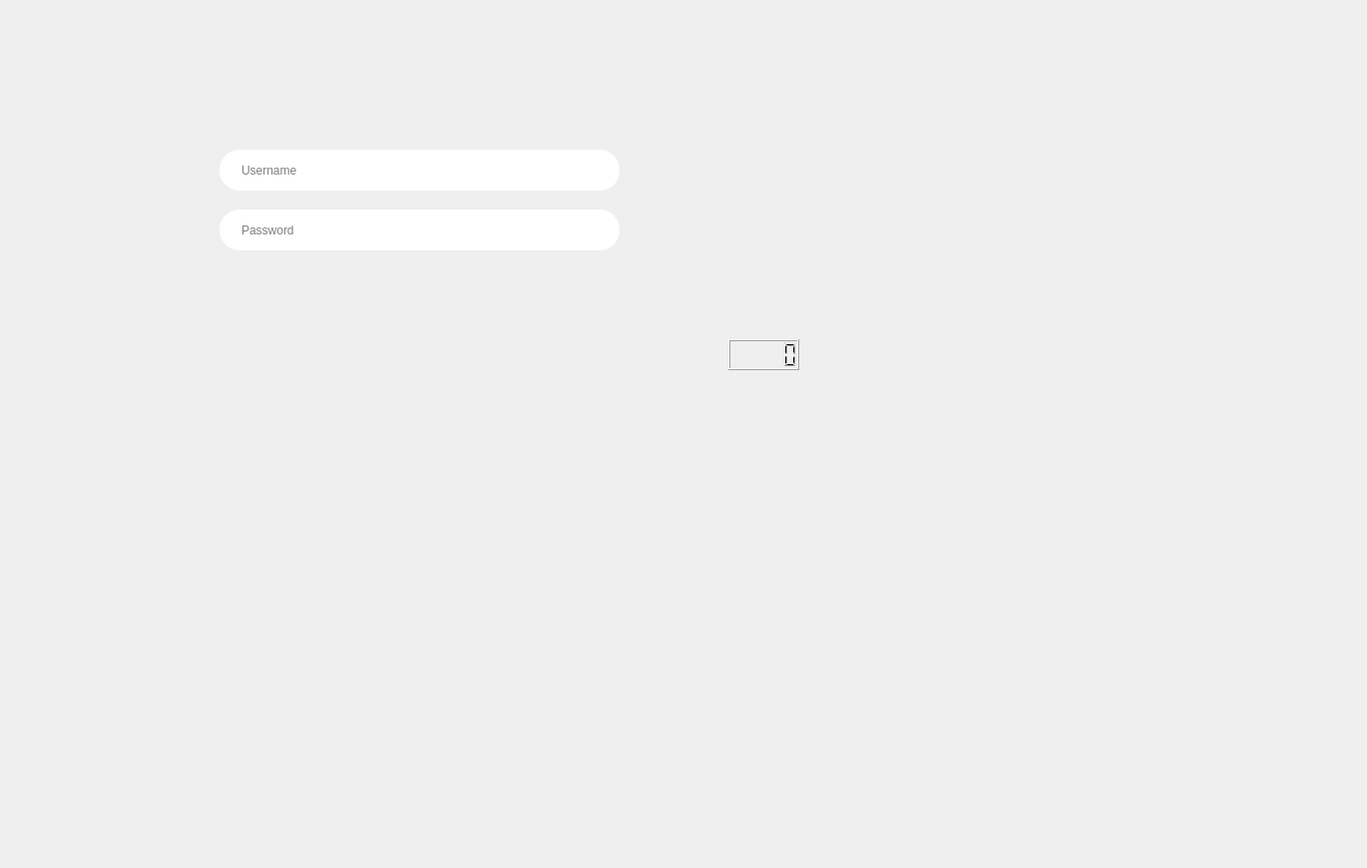
    <widget class="QWidget" name="page_4">
     <widget class="QLabel" name="label_46">
      <property name="geometry">
       <rect>
        <x>520</x>
        <y>140</y>
        <width>16</width>
        <height>21</height>
       </rect>
      </property>
      <property name="text">
       <string/>
      </property>
      <property name="pixmap">
       <pixmap>../../Nouveau dossier (7)/2x/user@2x.png</pixmap>
      </property>
     </widget>
     <widget class="QLineEdit" name="username">
      <property name="geometry">
       <rect>
        <x>220</x>
        <y>150</y>
        <width>401</width>
        <height>41</height>
       </rect>
      </property>
      <property name="palette">
       <palette>
        <active>
         <colorrole role="WindowText">
          <brush brushstyle="SolidPattern">
           <color alpha="255">
            <red>0</red>
            <green>0</green>
            <blue>0</blue>
           </color>
          </brush>
         </colorrole>
         <colorrole role="Button">
          <brush brushstyle="SolidPattern">
           <color alpha="255">
            <red>51</red>
            <green>51</green>
            <blue>51</blue>
           </color>
          </brush>
         </colorrole>
         <colorrole role="Text">
          <brush brushstyle="SolidPattern">
           <color alpha="255">
            <red>0</red>
            <green>0</green>
            <blue>0</blue>
           </color>
          </brush>
         </colorrole>
         <colorrole role="ButtonText">
          <brush brushstyle="SolidPattern">
           <color alpha="255">
            <red>0</red>
            <green>0</green>
            <blue>0</blue>
           </color>
          </brush>
         </colorrole>
         <colorrole role="Base">
          <brush brushstyle="SolidPattern">
           <color alpha="255">
            <red>51</red>
            <green>51</green>
            <blue>51</blue>
           </color>
          </brush>
         </colorrole>
         <colorrole role="Window">
          <brush brushstyle="SolidPattern">
           <color alpha="255">
            <red>51</red>
            <green>51</green>
            <blue>51</blue>
           </color>
          </brush>
         </colorrole>
         <colorrole role="PlaceholderText">
          <brush brushstyle="NoBrush">
           <color alpha="128">
            <red>0</red>
            <green>0</green>
            <blue>0</blue>
           </color>
          </brush>
         </colorrole>
        </active>
        <inactive>
         <colorrole role="WindowText">
          <brush brushstyle="SolidPattern">
           <color alpha="255">
            <red>0</red>
            <green>0</green>
            <blue>0</blue>
           </color>
          </brush>
         </colorrole>
         <colorrole role="Button">
          <brush brushstyle="SolidPattern">
           <color alpha="255">
            <red>51</red>
            <green>51</green>
            <blue>51</blue>
           </color>
          </brush>
         </colorrole>
         <colorrole role="Text">
          <brush brushstyle="SolidPattern">
           <color alpha="255">
            <red>0</red>
            <green>0</green>
            <blue>0</blue>
           </color>
          </brush>
         </colorrole>
         <colorrole role="ButtonText">
          <brush brushstyle="SolidPattern">
           <color alpha="255">
            <red>0</red>
            <green>0</green>
            <blue>0</blue>
           </color>
          </brush>
         </colorrole>
         <colorrole role="Base">
          <brush brushstyle="SolidPattern">
           <color alpha="255">
            <red>51</red>
            <green>51</green>
            <blue>51</blue>
           </color>
          </brush>
         </colorrole>
         <colorrole role="Window">
          <brush brushstyle="SolidPattern">
           <color alpha="255">
            <red>51</red>
            <green>51</green>
            <blue>51</blue>
           </color>
          </brush>
         </colorrole>
         <colorrole role="PlaceholderText">
          <brush brushstyle="NoBrush">
           <color alpha="128">
            <red>0</red>
            <green>0</green>
            <blue>0</blue>
           </color>
          </brush>
         </colorrole>
        </inactive>
        <disabled>
         <colorrole role="WindowText">
          <brush brushstyle="SolidPattern">
           <color alpha="255">
            <red>0</red>
            <green>0</green>
            <blue>0</blue>
           </color>
          </brush>
         </colorrole>
         <colorrole role="Button">
          <brush brushstyle="SolidPattern">
           <color alpha="255">
            <red>51</red>
            <green>51</green>
            <blue>51</blue>
           </color>
          </brush>
         </colorrole>
         <colorrole role="Text">
          <brush brushstyle="SolidPattern">
           <color alpha="255">
            <red>0</red>
            <green>0</green>
            <blue>0</blue>
           </color>
          </brush>
         </colorrole>
         <colorrole role="ButtonText">
          <brush brushstyle="SolidPattern">
           <color alpha="255">
            <red>0</red>
            <green>0</green>
            <blue>0</blue>
           </color>
          </brush>
         </colorrole>
         <colorrole role="Base">
          <brush brushstyle="SolidPattern">
           <color alpha="255">
            <red>51</red>
            <green>51</green>
            <blue>51</blue>
           </color>
          </brush>
         </colorrole>
         <colorrole role="Window">
          <brush brushstyle="SolidPattern">
           <color alpha="255">
            <red>51</red>
            <green>51</green>
            <blue>51</blue>
           </color>
          </brush>
         </colorrole>
         <colorrole role="PlaceholderText">
          <brush brushstyle="NoBrush">
           <color alpha="128">
            <red>0</red>
            <green>0</green>
            <blue>0</blue>
           </color>
          </brush>
         </colorrole>
        </disabled>
       </palette>
      </property>
      <property name="font">
       <font>
        <kerning>true</kerning>
       </font>
      </property>
      <property name="layoutDirection">
       <enum>Qt::LeftToRight</enum>
      </property>
      <property name="styleSheet">
       <string notr="true">padding-left: 20px;
color: rgb(0, 0, 0);
padding-right: 20px;
border-radius: 20px;

</string>
      </property>
      <property name="text">
       <string/>
      </property>
      <property name="frame">
       <bool>false</bool>
      </property>
      <property name="cursorPosition">
       <number>0</number>
      </property>
      <property name="placeholderText">
       <string>Username</string>
      </property>
     </widget>
     <widget class="QPushButton" name="musicStop">
      <property name="geometry">
       <rect>
        <x>60</x>
        <y>360</y>
        <width>41</width>
        <height>41</height>
       </rect>
      </property>
      <property name="styleSheet">
       <string notr="true">#musicStop {
background-color: transparent;
background: none;
border: none;
background-repeat: none;
	border-image: url(:/img_mus/stop0001.png);
}

#musicStop:hover {border-image: url(:/img_mus/stop0002.png);

}
#musicStop:pressed
{
	border-image: url(:/img_mus/stop0001.png);
}
</string>
      </property>
      <property name="text">
       <string/>
      </property>
     </widget>
     <widget class="QPushButton" name="loginbutton">
      <property name="geometry">
       <rect>
        <x>220</x>
        <y>270</y>
        <width>101</width>
        <height>31</height>
       </rect>
      </property>
      <property name="styleSheet">
       <string notr="true">border-image: url(:/img_mus/LOGIN.png);

background-color: transparent;
background: none;
border: none;
background-repeat: none;
</string>
      </property>
      <property name="text">
       <string/>
      </property>
     </widget>
     <widget class="QLabel" name="label_47">
      <property name="geometry">
       <rect>
        <x>520</x>
        <y>200</y>
        <width>16</width>
        <height>21</height>
       </rect>
      </property>
      <property name="text">
       <string/>
      </property>
      <property name="pixmap">
       <pixmap>../../Nouveau dossier (7)/2x/lock@2x.png</pixmap>
      </property>
     </widget>
     <widget class="QPushButton" name="musicBack">
      <property name="geometry">
       <rect>
        <x>10</x>
        <y>360</y>
        <width>41</width>
        <height>41</height>
       </rect>
      </property>
      <property name="styleSheet">
       <string notr="true">#musicBack {
background-color: transparent;
background: none;
	border-image: url(:/img_mus/backmusic0001.png);
border: none;
background-repeat: none;
}

#musicBack:hover {
	border-image: url(:/img_mus/backmusic0002.png);

}
#musicBack:pressed
{
	border-image: url(:/img_mus/backmusic0001.png);
}</string>
      </property>
      <property name="text">
       <string/>
      </property>
     </widget>
     <widget class="QPushButton" name="musicPlay">
      <property name="geometry">
       <rect>
        <x>60</x>
        <y>360</y>
        <width>41</width>
        <height>41</height>
       </rect>
      </property>
      <property name="styleSheet">
       <string notr="true">#musicPlay {
background-color: transparent;
	border-image: url(:/img_mus/play0001.png);
background: none;
border: none;
background-repeat: none;
}

#musicPlay:hover {
	border-image: url(:/img_mus/play0002.png);
}
#musicPlay:pressed
{
	border-image: url(:/img_mus/play0001.png);
}</string>
      </property>
      <property name="text">
       <string/>
      </property>
     </widget>
     <widget class="QLabel" name="label_43">
      <property name="geometry">
       <rect>
        <x>370</x>
        <y>40</y>
        <width>161</width>
        <height>111</height>
       </rect>
      </property>
      <property name="text">
       <string/>
      </property>
      <property name="pixmap">
       <pixmap>../../r-01.png</pixmap>
      </property>
     </widget>
     <widget class="QPushButton" name="signupbutton">
      <property name="geometry">
       <rect>
        <x>520</x>
        <y>270</y>
        <width>101</width>
        <height>31</height>
       </rect>
      </property>
      <property name="styleSheet">
       <string notr="true">background-color: transparent;
border-image: url(:/img_mus/SIGNUP.png);
background: none;
border: none;
background-repeat: none;
</string>
      </property>
      <property name="text">
       <string/>
      </property>
     </widget>
     <widget class="QPushButton" name="exitbutton">
      <property name="geometry">
       <rect>
        <x>720</x>
        <y>380</y>
        <width>81</width>
        <height>21</height>
       </rect>
      </property>
      <property name="styleSheet">
       <string notr="true">background-color: transparent;
background: none;
border-image: url(:/img_mus/EXIT.png);
border: none;
background-repeat: none;
</string>
      </property>
      <property name="text">
       <string/>
      </property>
     </widget>
     <widget class="QLCDNumber" name="clock">
      <property name="geometry">
       <rect>
        <x>730</x>
        <y>340</y>
        <width>71</width>
        <height>31</height>
       </rect>
      </property>
      <property name="font">
       <font>
        <family>Agency FB</family>
        <pointsize>18</pointsize>
        <weight>50</weight>
        <italic>false</italic>
        <bold>false</bold>
       </font>
      </property>
      <property name="styleSheet">
       <string notr="true"/>
      </property>
      <property name="smallDecimalPoint">
       <bool>false</bool>
      </property>
      <property name="digitCount">
       <number>5</number>
      </property>
     </widget>
     <widget class="QLineEdit" name="password">
      <property name="geometry">
       <rect>
        <x>220</x>
        <y>210</y>
        <width>401</width>
        <height>41</height>
       </rect>
      </property>
      <property name="palette">
       <palette>
        <active>
         <colorrole role="WindowText">
          <brush brushstyle="SolidPattern">
           <color alpha="255">
            <red>0</red>
            <green>0</green>
            <blue>0</blue>
           </color>
          </brush>
         </colorrole>
         <colorrole role="Button">
          <brush brushstyle="SolidPattern">
           <color alpha="255">
            <red>51</red>
            <green>51</green>
            <blue>51</blue>
           </color>
          </brush>
         </colorrole>
         <colorrole role="Text">
          <brush brushstyle="SolidPattern">
           <color alpha="255">
            <red>0</red>
            <green>0</green>
            <blue>0</blue>
           </color>
          </brush>
         </colorrole>
         <colorrole role="ButtonText">
          <brush brushstyle="SolidPattern">
           <color alpha="255">
            <red>0</red>
            <green>0</green>
            <blue>0</blue>
           </color>
          </brush>
         </colorrole>
         <colorrole role="Base">
          <brush brushstyle="SolidPattern">
           <color alpha="255">
            <red>51</red>
            <green>51</green>
            <blue>51</blue>
           </color>
          </brush>
         </colorrole>
         <colorrole role="Window">
          <brush brushstyle="SolidPattern">
           <color alpha="255">
            <red>51</red>
            <green>51</green>
            <blue>51</blue>
           </color>
          </brush>
         </colorrole>
         <colorrole role="PlaceholderText">
          <brush brushstyle="NoBrush">
           <color alpha="128">
            <red>0</red>
            <green>0</green>
            <blue>0</blue>
           </color>
          </brush>
         </colorrole>
        </active>
        <inactive>
         <colorrole role="WindowText">
          <brush brushstyle="SolidPattern">
           <color alpha="255">
            <red>0</red>
            <green>0</green>
            <blue>0</blue>
           </color>
          </brush>
         </colorrole>
         <colorrole role="Button">
          <brush brushstyle="SolidPattern">
           <color alpha="255">
            <red>51</red>
            <green>51</green>
            <blue>51</blue>
           </color>
          </brush>
         </colorrole>
         <colorrole role="Text">
          <brush brushstyle="SolidPattern">
           <color alpha="255">
            <red>0</red>
            <green>0</green>
            <blue>0</blue>
           </color>
          </brush>
         </colorrole>
         <colorrole role="ButtonText">
          <brush brushstyle="SolidPattern">
           <color alpha="255">
            <red>0</red>
            <green>0</green>
            <blue>0</blue>
           </color>
          </brush>
         </colorrole>
         <colorrole role="Base">
          <brush brushstyle="SolidPattern">
           <color alpha="255">
            <red>51</red>
            <green>51</green>
            <blue>51</blue>
           </color>
          </brush>
         </colorrole>
         <colorrole role="Window">
          <brush brushstyle="SolidPattern">
           <color alpha="255">
            <red>51</red>
            <green>51</green>
            <blue>51</blue>
           </color>
          </brush>
         </colorrole>
         <colorrole role="PlaceholderText">
          <brush brushstyle="NoBrush">
           <color alpha="128">
            <red>0</red>
            <green>0</green>
            <blue>0</blue>
           </color>
          </brush>
         </colorrole>
        </inactive>
        <disabled>
         <colorrole role="WindowText">
          <brush brushstyle="SolidPattern">
           <color alpha="255">
            <red>0</red>
            <green>0</green>
            <blue>0</blue>
           </color>
          </brush>
         </colorrole>
         <colorrole role="Button">
          <brush brushstyle="SolidPattern">
           <color alpha="255">
            <red>51</red>
            <green>51</green>
            <blue>51</blue>
           </color>
          </brush>
         </colorrole>
         <colorrole role="Text">
          <brush brushstyle="SolidPattern">
           <color alpha="255">
            <red>0</red>
            <green>0</green>
            <blue>0</blue>
           </color>
          </brush>
         </colorrole>
         <colorrole role="ButtonText">
          <brush brushstyle="SolidPattern">
           <color alpha="255">
            <red>0</red>
            <green>0</green>
            <blue>0</blue>
           </color>
          </brush>
         </colorrole>
         <colorrole role="Base">
          <brush brushstyle="SolidPattern">
           <color alpha="255">
            <red>51</red>
            <green>51</green>
            <blue>51</blue>
           </color>
          </brush>
         </colorrole>
         <colorrole role="Window">
          <brush brushstyle="SolidPattern">
           <color alpha="255">
            <red>51</red>
            <green>51</green>
            <blue>51</blue>
           </color>
          </brush>
         </colorrole>
         <colorrole role="PlaceholderText">
          <brush brushstyle="NoBrush">
           <color alpha="128">
            <red>0</red>
            <green>0</green>
            <blue>0</blue>
           </color>
          </brush>
         </colorrole>
        </disabled>
       </palette>
      </property>
      <property name="font">
       <font>
        <kerning>true</kerning>
       </font>
      </property>
      <property name="layoutDirection">
       <enum>Qt::LeftToRight</enum>
      </property>
      <property name="styleSheet">
       <string notr="true">padding-left: 20px;
color: rgb(0, 0, 0);
padding-right: 20px;
border-radius: 20px;
</string>
      </property>
      <property name="inputMethodHints">
       <set>Qt::ImhHiddenText|Qt::ImhNoAutoUppercase|Qt::ImhNoPredictiveText|Qt::ImhSensitiveData</set>
      </property>
      <property name="inputMask">
       <string/>
      </property>
      <property name="text">
       <string/>
      </property>
      <property name="frame">
       <bool>false</bool>
      </property>
      <property name="echoMode">
       <enum>QLineEdit::Password</enum>
      </property>
      <property name="cursorPosition">
       <number>0</number>
      </property>
      <property name="placeholderText">
       <string>Password</string>
      </property>
     </widget>
     <widget class="QPushButton" name="musicNext">
      <property name="geometry">
       <rect>
        <x>110</x>
        <y>360</y>
        <width>41</width>
        <height>41</height>
       </rect>
      </property>
      <property name="styleSheet">
       <string notr="true">#musicNext {
background-color: transparent;
background: none;
border: none;
	border-image: url(:/img_mus/next0001.png);
background-repeat: none;
}

#musicNext:hover {
	border-image: url(:/img_mus/next0002.png);

}
#musicNext:pressed
{border-image: url(:/img_mus/next0001.png);
}
</string>
      </property>
      <property name="text">
       <string/>
      </property>
     </widget>
     <widget class="QLabel" name="label_48">
      <property name="geometry">
       <rect>
        <x>590</x>
        <y>160</y>
        <width>16</width>
        <height>21</height>
       </rect>
      </property>
      <property name="text">
       <string/>
      </property>
      <property name="pixmap">
       <pixmap resource="image.qrc">:/img_mus/user@2x.png</pixmap>
      </property>
     </widget>
     <widget class="QLabel" name="label_49">
      <property name="geometry">
       <rect>
        <x>590</x>
        <y>220</y>
        <width>16</width>
        <height>21</height>
       </rect>
      </property>
      <property name="text">
       <string/>
      </property>
      <property name="pixmap">
       <pixmap resource="image.qrc">:/img_mus/lock@2x.png</pixmap>
      </property>
     </widget>
     <widget class="QLabel" name="label_15">
      <property name="geometry">
       <rect>
        <x>410</x>
        <y>340</y>
        <width>951</width>
        <height>521</height>
       </rect>
      </property>
      <property name="text">
       <string/>
      </property>
      <property name="pixmap">
       <pixmap>:/12.png</pixmap>
      </property>
     </widget>
     <widget class="QLabel" name="label_17">
      <property name="geometry">
       <rect>
        <x>410</x>
        <y>340</y>
        <width>951</width>
        <height>521</height>
       </rect>
      </property>
      <property name="text">
       <string/>
      </property>
      <property name="pixmap">
       <pixmap>:/12.png</pixmap>
      </property>
     </widget>
     <widget class="QLabel" name="label_18">
      <property name="geometry">
       <rect>
        <x>-50</x>
        <y>-60</y>
        <width>951</width>
        <height>521</height>
       </rect>
      </property>
      <property name="text">
       <string/>
      </property>
      <property name="pixmap">
       <pixmap resource="image.qrc">:/img_mus/12.png</pixmap>
      </property>
     </widget>
     <zorder>label_18</zorder>
     <zorder>label_46</zorder>
     <zorder>username</zorder>
     <zorder>musicStop</zorder>
     <zorder>loginbutton</zorder>
     <zorder>label_47</zorder>
     <zorder>musicBack</zorder>
     <zorder>musicPlay</zorder>
     <zorder>label_43</zorder>
     <zorder>signupbutton</zorder>
     <zorder>exitbutton</zorder>
     <zorder>clock</zorder>
     <zorder>password</zorder>
     <zorder>musicNext</zorder>
     <zorder>label_48</zorder>
     <zorder>label_49</zorder>
     <zorder>label_15</zorder>
     <zorder>label_17</zorder>
    </widget>
